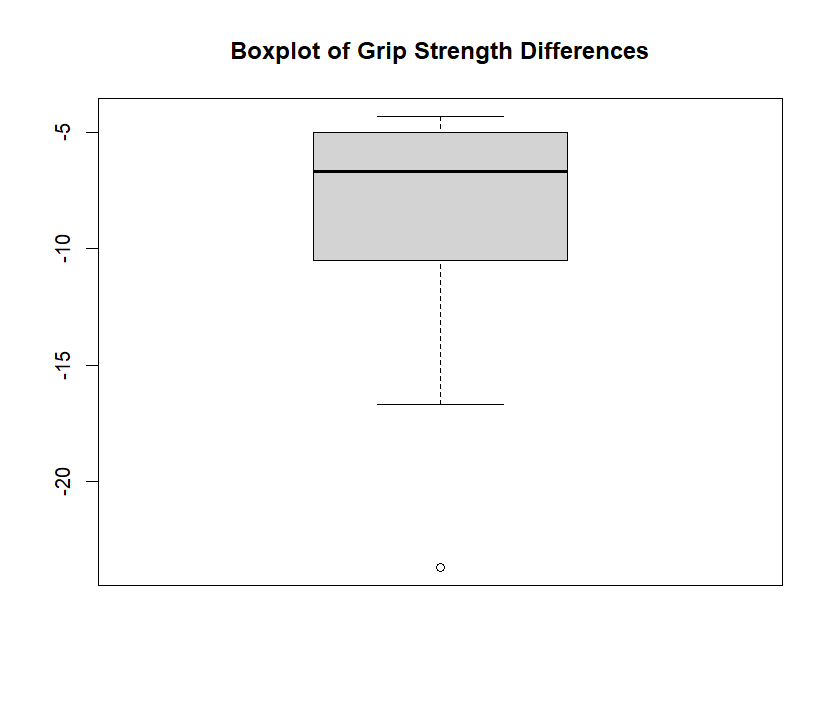

The script that drew this image:
# Load necessary libraries
library(ggplot2)

# Read data (assuming it is a TSV file)
df <- read.table("Assignment02_grip_strength.tsv", header=TRUE, sep="\t")

# Calculate difference in grip strength
df$diff <- df$baseline - df$measured_6weekslater

# Shapiro-Wilk test for normality
shapiro.test(df$diff)

# Q-Q plot for normality check
qqnorm(df$diff)
qqline(df$diff)

# Boxplot to detect outliers
boxplot(df$diff, main="Boxplot of Grip Strength Differences")

# Perform paired t-test
t_test_result <- t.test(df$baseline, df$measured_6weekslater, paired=TRUE)
t_test_result$p.value

# Perform Wilcoxon Signed-Rank Test
wilcox.test(df$baseline, df$measured_6weekslater, paired=TRUE)


# Remove rows where baseline or measured_6weekslater is zero or negative
df <- df[df$baseline > 0 & df$measured_6weekslater > 0, ]

# Remove missing values
df <- na.omit(df)

# Apply log transformation
df$log_baseline <- log(df$baseline)
df$log_measured_6weekslater <- log(df$measured_6weekslater)
df$log_diff <- df$log_baseline - df$log_measured_6weekslater

# Normality check on log-transformed differences
shapiro.test(df$log_diff)

# Q-Q plot for log-transformed differences
qqnorm(df$log_diff)
qqline(df$log_diff)

# Perform paired t-test on log-transformed data
t.test(df$log_baseline, df$log_measured_6weekslater, paired=TRUE)
